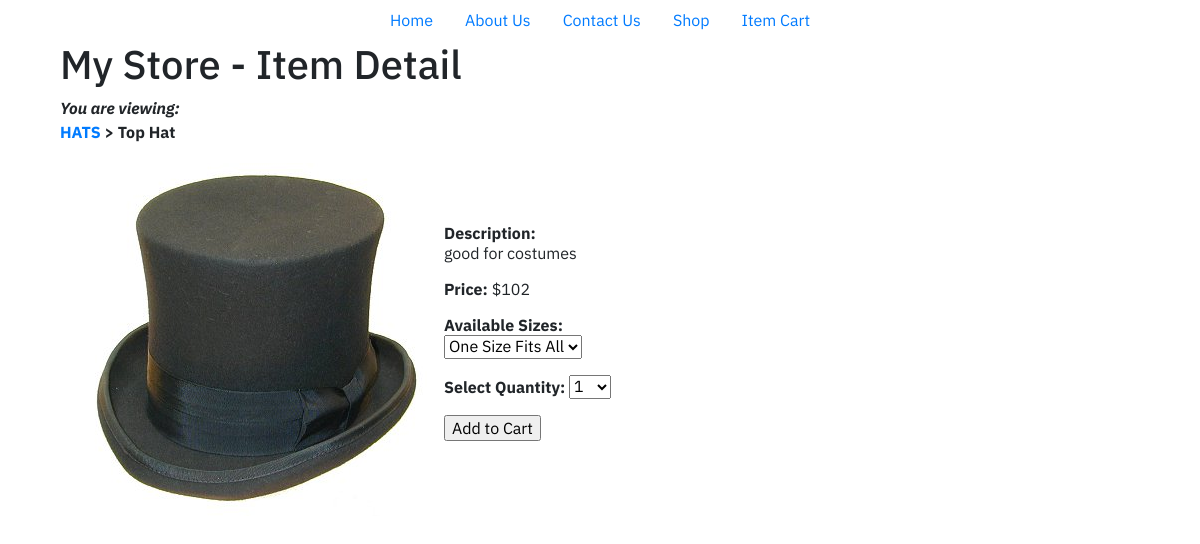
Screenshot of /Phase1/showitem.php?item_id=3 with the database file from the repository.
### tables this page shows
CREATE TABLE IF NOT EXISTS `store_items` (
  `id` int(11) NOT NULL AUTO_INCREMENT,
  `cat_id` int(11) NOT NULL,
  `item_title` varchar(75) DEFAULT NULL,
  `item_price` float DEFAULT NULL,
  `item_desc` text,
  `item_image` varchar(50) DEFAULT NULL,
  PRIMARY KEY (`id`)
);

CREATE TABLE IF NOT EXISTS `store_categories` (
  `id` int(11) NOT NULL AUTO_INCREMENT,
  `cat_title` varchar(50) DEFAULT NULL,
  `cat_desc` text,
  PRIMARY KEY (`id`)
);

### Phase1/showitem.php (the view, shortened to what this page needs)
<?php
include("DBConnect.inc");
$display_block = "<h1>My Store - Item Detail</h1>";
$get_item_sql = "SELECT c.id as cat_id, c.cat_title, si.item_title, si.item_price, si.item_desc, si.item_image FROM store_items AS si LEFT JOIN store_categories AS c on c.id = si.cat_id WHERE si.id = '".$_GET["item_id"]."'";
$get_item_res = $conn->query($get_item_sql) or die("Couldn't connect :".$conn->error);
if ($get_item_res->num_rows < 1) {
   $display_block .= "<p><em>Invalid item selection.</em></p>";
   }else{
   while ($item_info = $get_item_res->fetch_array()) {
	   $cat_id = $item_info['cat_id'];
	   $cat_title = strtoupper(stripslashes($item_info['cat_title']));
	   $item_title = stripslashes($item_info['item_title']);
	   $item_price = $item_info['item_price'];
	   $item_desc = stripslashes($item_info['item_desc']);
	   $item_image = $item_info['item_image'];
	}
   $display_block .= "<p><strong><em>You are viewing:</em><br/>
   <a href=\"seestore.php?cat_id=".$cat_id."\">".$cat_title."</a> &gt; ".$item_title."</strong></p>
   <table cellpadding=\"3\" cellspacing=\"3\">
   <tr>
   <td valign=\"middle\" align=\"center\"><img class=\"img-fluid\" src=\"Images/$item_image\"/></td>
   <td valign=\"middle\"><p><strong>Description:</strong><br/>".$item_desc."</p>
   <p><strong>Price:</strong> \$".$item_price."</p>
   <form method=\"post\" action=\"addtocart.php\">";
   $get_sizes_sql = "SELECT item_size FROM store_item_size WHERE item_id = ".$_GET["item_id"]." ORDER BY item_size";
   $get_sizes_res = $conn->query($get_sizes_sql) or die("Couldn't connect :".$conn->error);
   if ($get_sizes_res->num_rows > 0) {
       $display_block .= "<p><strong>Available Sizes:</strong><br/>
       <select name=\"sel_item_size\">";
       while ($sizes = $get_sizes_res->fetch_array()) {
          $item_size = $sizes['item_size'];
          $display_block .= "<option value=\"".$item_size."\">".$item_size."</option>";
       }
   }
   $display_block .= "</select>";
   $display_block .= "
   <p><strong>Select Quantity:</strong>
   <select name=\"sel_item_qty\">";
   for($i=1; $i<11; $i++) {
       $display_block .= "<option value=\"".$i."\">".$i."</option>";
   }
   $display_block .= "
   </select>
   <input type=\"hidden\" name=\"sel_item_id\" value=\"".$_GET["item_id"]."\"/>
   <p><input type=\"submit\" name=\"submit\" value=\"Add to Cart\"/></p>
   </form>
   </td>
   </tr>
   </table>";
}
?>
<html lang="en">
<head>
    <link rel="stylesheet"
          href="https://maxcdn.bootstrapcdn.com/bootstrap/4.0.0/css/bootstrap.min.css"
>
</head>
<body>
<section>
    <ul class="nav justify-content-center">
        <li class="nav-item">
            <a class="nav-link" href="index.html">Home</a>
        </li>
        <li class="nav-item">
            <a class="nav-link" href="aboutus.html">About Us</a>
        </li>
        <li class="nav-item">
            <a class="nav-link" href="contactus.html">Contact Us</a>
        </li>
        <li class="nav-item">
            <a class="nav-link" href="seestore.php">Shop</a>
        </li>
        <li class="nav-item">
            <a class="nav-link" href="showcart.php">Item Cart</a>
        </li>
    </ul>
</section>
<div class="container">
    <div class="col-sm-12">
        <?php echo $display_block; ?>
    </div></div>
</body>
</html>

### Phase1/showitem.php (style rules this page uses)
body { font-family: 'IBM Plex Sans', sans-serif; }

### rows the page displays
store_items: store_categories.cat_title "HATS", item_title "Top Hat", item_image (picture), item_desc "good for costumes", item_price "102"

### other values shown
form field sel_item_size "One Size Fits All"
form field sel_item_qty "1"
